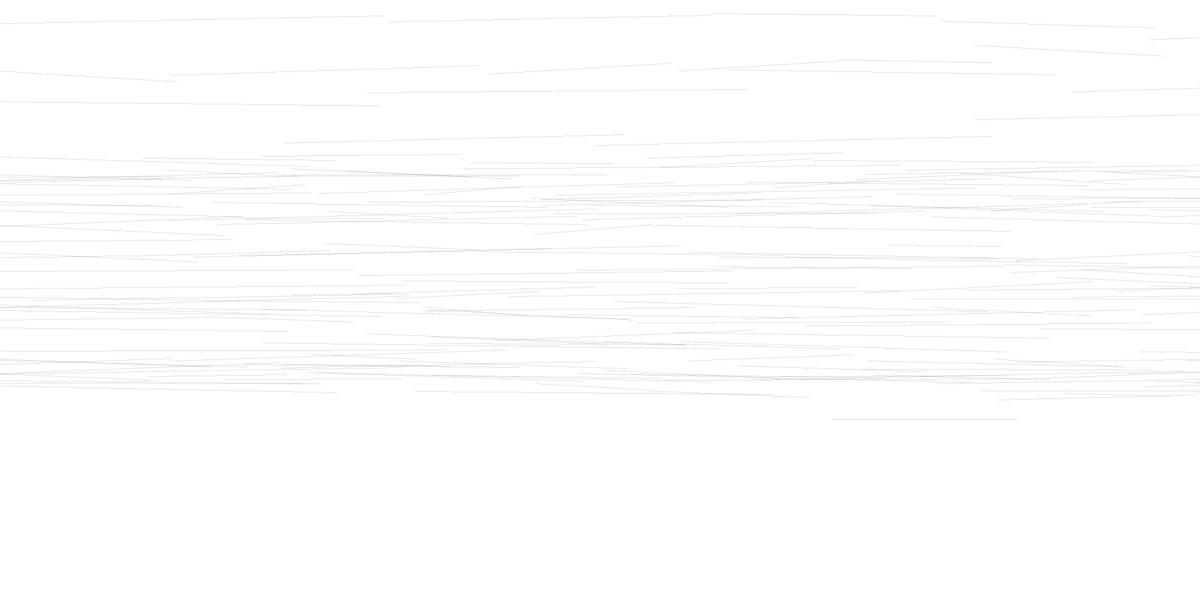
Frame 1 (no input)
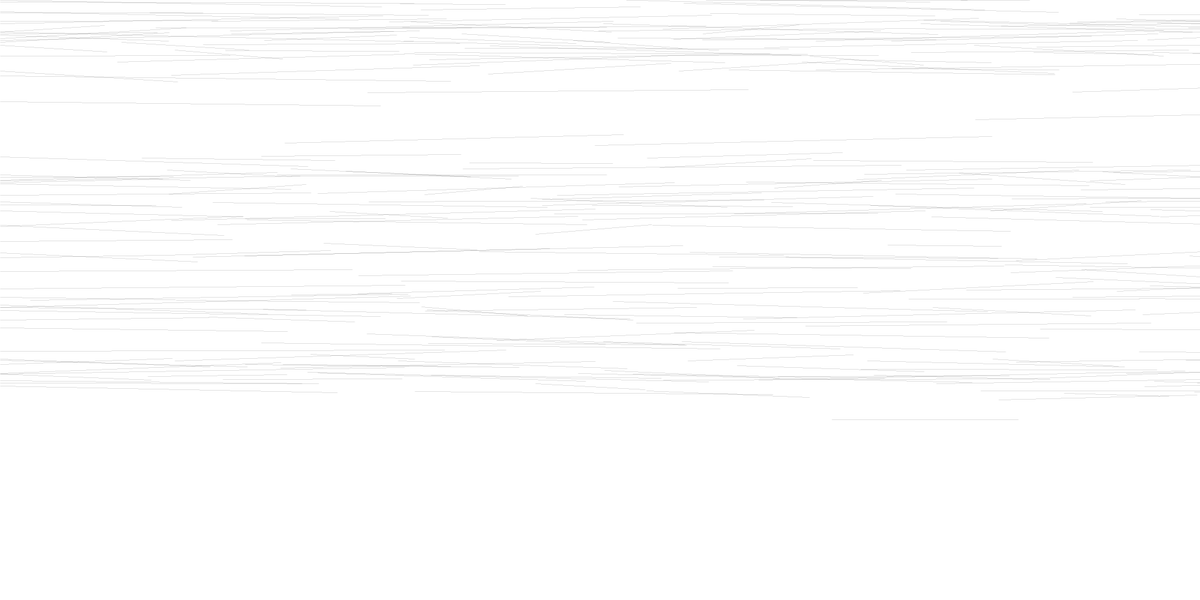
Frame 2 (the mouse pressed at the canvas centre, redrawn once)

The Processing sketch that drew these frames (run headless with seeded random() and noise(); the mouse was pressed at the canvas centre and the sketch redrawn once):

// Processing sketch: sketch_210212b_landscape
// ── sketch_210212b_landscape.pde
int x1 = 50;
int y1 = 500;

void setup() {
  size(2000, 1000);
  background(255);
  strokeWeight(0.1);
  noLoop();
  smooth();
  //noFill();

}

void draw() {
  
  // shift the whole to position on canvas
  // translate(-50, 100);
  
  // repeat
  int i = 0;
  while (i < 200) {
  
  // random par 1 & 2
  int par1 = int(random(100,300));
  int par2 = int(random(600,800));

  int rndL = int(random(par1,par2));

  // random y2
  int rndY2 = int(random(-20,20));
  int newY2 = y1 + rndY2;

  // shape
  line(x1, y1, x1 + rndL, newY2);

  // random value to change position of new line
  int rndV = int(random(-40,40));

  // new line starts where old line ends + random value
  x1 = x1 + rndL + rndV;
  y1 = newY2 + rndV;

  if (x1 > width) {
    x1 = 0;
  }
  if (y1 > height + 100) {
    y1 = height/2;
  }
  
  // repeat
  i++;
  }

// Saves a PNG"
save("landscape.png");
}
